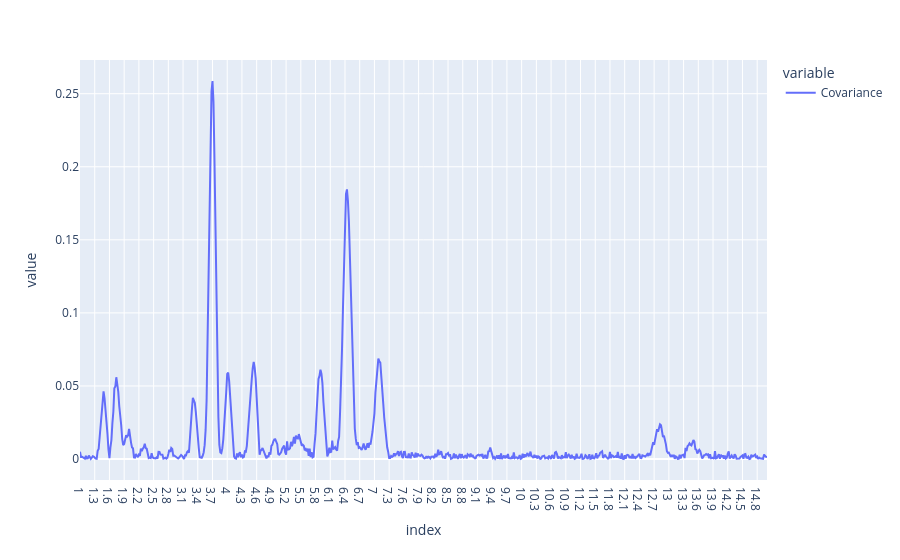

This figure's notebook cell:
### Code cell
# calculando a covariancia entre cada variável espectral e a predição do modelo SVM
cov_scores = []
y_pred = svm_model[4]['SVC'].values # using the continuous predictions from SVM, extracting as 1D array
for col in Xcalclass_prep.columns:
    x_values = Xcalclass_prep[col].values
    covariance = np.cov(x_values, y_pred)[0, 1] # covariance between x and y
    cov_scores.append(covariance)
cov_scores_df = pd.DataFrame(cov_scores, index=Xcalclass_prep.columns, columns=['Covariance'])
cov_scores_df = np.abs(cov_scores_df)
cov_scores_df.plot()

### Figure 1 — Plotly figure (JSON) as saved in the notebook; plotly's stock layout.template omitted (floating-point values rounded to 4 significant figures; data arrays with more than 128 entries replaced by an {"elided": "..."} marker saying what was removed)
{"data": [{"hovertemplate": "variable=Covariance<br>index=%{x}<br>value=%{y}<extra></extra>", "legendgroup": "Covariance", "line": {"color": "#636efa", "dash": "solid"}, "marker": {"symbol": "circle"}, "mode": "lines", "name": "Covariance", "orientation": "v", "showlegend": true, "type": "scatter", "x": {"elided": "701 str values"}, "xaxis": "x", "y": {"elided": "701 float values"}, "yaxis": "y"}], "layout": {"legend": {"title": {"text": "variable"}, "tracegroupgap": 0}, "margin": {"t": 60}, "xaxis": {"anchor": "y", "domain": [0, 1], "title": {"text": "index"}}, "yaxis": {"anchor": "x", "domain": [0, 1], "title": {"text": "value"}}}}
